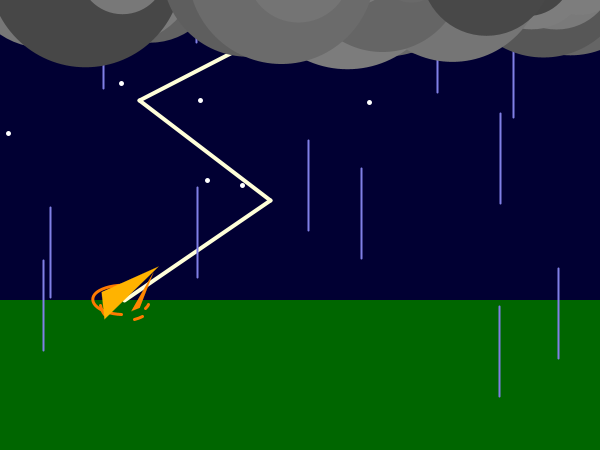
Frame 1 (no input)
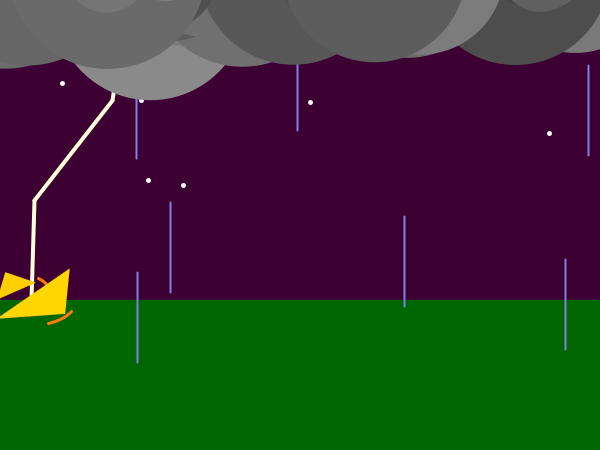
Frame 60 (the mouse pressed at the canvas centre just before this capture)
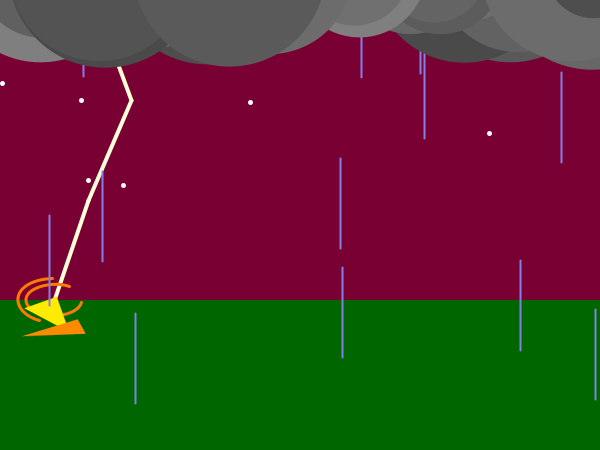
Frame 120 (the mouse held since frame 60 and released just before this capture)

The Processing sketch that drew these frames (run headless with seeded random() and noise(); from frame 60 on, the mouse is pressed at the canvas centre):

// Processing sketch: processing_64032
// ── processing_64032.pde

boolean x = false;

int a = int(random(600));
int b = int(random(600));
int c = int(random(600));
int d = int(random(600));

int e = int(random(-60,60));
int f = int(random(-60,60));
int g = int(random(-60,60));
int h = int(random(-60,60));

int i = int(random(600));
int j = int(random(80,300));
int k = int(random(600));
int l = int(random(80,300));
int m = int(random(600));
int n = int(random(80,300));
int o = int(random(600));
int p = int(random(80,300));
int mstarx = int(random(600));
int mstary = int(random(80,300));
int s = int(random(600));
int t = int(random(80,300));
int u = int(random(600));
int v = int(random(80,300));

int dR = 0;
int dG = 0;
int dB = 51;

int zf = 0;

void setup()  //SETUP
{
  size(600, 450);
  strokeWeight(4);
  frameRate(25);
  stroke(255, 255, 217);
  
}

void draw()  //DRAW
{
  if (a>b)
  {
    e = int(random(-60,20));
    f = int(random(-20,60));
  } else {
    e = int(random(-20,60));
    f = int(random(-60,20));
  }
  if (b>c)
  {
    f = int(random(-60,20));
    g = int(random(-20,60));
  } else {
    f = int(random(-20,60));
    g = int(random(-60,20));
  }
  if (c>d)
  {
    g = int(random(-60,20));
    h = int(random(-20,60));
  } else {
    g = int(random(-20,60));
    h = int(random(-60,20));
  }
  
  
  a = a + e;
  b = b + f;
  c = c + g;
  d = d + h;

  if (a > 400)
  {
    x = true;
  } 
  else {
    x = false;
  }

  if (x)
  {
    a = a - 2 * (a - 400);
  }
  if (!x)
  {
  }

  if (b > 400)
  {
    x = true;
  } 
  else {
    x = false;
  }
  if (x)
  {
    b = b - 2 * (b - 400);
  }
  if (!x)
  {
  }

  if (c > 400)
  {
    x = true;
  } 
  else {
    x = false;
  }
  if (x)
  {
    c = c - 2 * (c - 400);
  }
  if (!x)
  {
  }

  if (d > 400)
  {
    x = true;
  } 
  else {
    x = false;
  }
  if (x)
  {
    d = d - 2 * (d - 400);
  }
  if (!x)
  {
  }

  if (a < 0)
  {
    x=true;
  } 
  else {
    x=false;
  }
  if (x)
  {
    a = -a;
  }

  if (b<0)
  {
    x=true;
  } 
  else {
    x=false;
  }
  if (x)
  {
    b=-b;
  }

  if (c<0)
  {
    x=true;
  } 
  else {
    x=false;
  }
  if (x)
  {
    c=-c;
  }

  if (d<0)
  {
    x=true;
  } 
  else {
    x=false;
  }
  if (x)
  {
    d=-d;
  }
  
  
  if (dR < 179)  //Red increments to a certain level at 1/s and then stops
  {
   dR = dR+1;
  }
  
  if ((dR == 179) && (dG<179))  /*once red reaches a certain level,
  Green begins incrementing at 1/s to reach a certain level and stop*/
  {
    dG = dG+1;
  }
  
  if ((dG>=77) && (dB<=253)) /*Once Green reaches a certain level, Blue begins to
  increment at 2/s to reach 255*/
  {
    dB = dB+2;
  }
  
  background(dR,dG,dB);
  
  
  
  //background(0, 0, 51); //navy background
  strokeWeight(0); //no border for the green ground
  stroke(0, 102, 0); //green border for ground
  fill(0, 102, 0); //fill the rectangle to make green ground
  rect(0, 300, 600, 150); //green ground
  noFill(); //cancels the green filling for future convencience
  
  
  
  stroke(255, 255, 217); //make lightning yellow-white
  strokeWeight(4); //give lightning thickness
  line(a, 0, b, 100); //top part of lightning
  line(b, 100, c, 200); //middle part of lightning
  line(c, 200, d, 300); //lower part of lightning

  strokeWeight(3); //make arcs thick enough
  stroke(255, 122, 0); //make arcs orange
  arc(d, 300, random(40, 70), random(20, 50), random(0, TWO_PI), random(0, TWO_PI));
  //make arcs of random heighth, width,position, and length at strike
  arc(d, 300, random(40, 70), random(20, 50), random(0, TWO_PI), random(0, TWO_PI));
  //do it again
  arc(d, 300, random(40, 70), random(20, 50), random(0, TWO_PI), random(0, TWO_PI));
  //and again
  arc(d, 300, random(40, 70), random(20, 50), random(0, TWO_PI), random(0, TWO_PI));
  //again
  arc(d, 300, random(70, 100), random(20, 70), random(0, TWO_PI), random(0, TWO_PI));
  //again, slightly bigger
  arc(d, 300, random(70, 100), random(20, 70), random(0, TWO_PI), random(0, TWO_PI));
  //again
  
  strokeWeight(0);
  stroke(255,random(128,255),0);
  fill(255,random(128,255),0);
  triangle(d+random(-40,40),300+random(-40,40),d+random(-40,40),300+random(-40,40),d+random(-40,40),300+random(-40,40));
  stroke(255,random(128,255),0);
  fill(255,random(128,255),0);
  triangle(d+random(-40,40),300+random(-40,40),d+random(-40,40),300+random(-40,40),d+random(-40,40),300+random(-40,40));
  
  
  i=i-1; //moves stars to the left each frame
  k=k-1;
  m=m-1;
  o=o-1;
  mstarx=mstarx-1;
  s=s-1;
  u=u-1;

  if (i<0)
  {
    i=i+600;
  }
  if (k<0)
  {
    k+=600;
  }
  if (m<0)
  {
    m+=600;
  }
  if (o<0)
  {
    o+=600;
  }
  if (mstarx<0);
  {
    mstarx+=600;
  }
  if (s<0)
  {
    s+=600;
  }
  if (u<0)
  {
    u+=600;
  }


  strokeWeight(5); //set size of stars
  stroke(255, 255, 255); //make stars white
  point(i,j);
  point(k,l);
  point(m,n);
  point(o,p);
  point(mstarx,mstary);
  point(s,t); //plots all stars
  point(u,v);
  
  int aa = int(random(600));
  int ab = int(random(600));
  int ac = int(random(600));
  int ad = int(random(600));
  int ae = int(random(600));
  int af = int(random(600));
  int ag = int(random(600));
  int ah = int(random(600));
  int ai = int(random(600));
  int aj = int(random(600));
  int ak = int(random(600));
  int al = int(random(600));
  
  int ba = int(random(-90,320));
  int bb = int(random(-90,320));
  int bc = int(random(-90,320));
  int bd = int(random(-90,320));
  int be = int(random(-90,320));
  int bf = int(random(-90,320));
  int bg = int(random(-90,320));
  int bh = int(random(-90,320));
  int bi = int(random(-90,320));
  int bj = int(random(-90,320));
  int bk = int(random(-90,320));
  int bl = int(random(-90,320));
  
  strokeWeight(2); //make rain 2 pixels thick
  stroke(128,128,230); //make rain blue-grey
  line(aa,ba,aa,ba+90);
  line(ab,bb,ab,bb+90);
  line(ac,bc,ac,bc+90);
  line(ad,bd,ad,bd+90);
  line(ae,be,ae,be+90);
  line(af,bf,af,bf+90);
  line(ag,bg,ag,bg+90);
  line(ah,bh,ah,bh+90);
  line(ai,bi,ai,bi+90);
  line(aj,bj,aj,bj+90);
  line(ak,bk,ak,bk+90);
  line(al,bl,al,bl+90);
  
  float zn = random(51,153); //Clouds in grey dots
  strokeWeight(random(40,200));
  stroke(zn,zn,zn);
  point(random(600),random(10));
  
  for (int zg = 0;zg<49;zg=zg+1) //repeat the dots
  {
    zn=random(70,130);
    strokeWeight(random(40,200));
    stroke(zn,zn,zn);
    point(random(600),-30);
  }
  
  //stroke(255,255,255);
  //strokeWeight(4);
  //line(0,100,600,100);
  
  
  if ((dR>=179)&&(dG>=179)&&(dB>=255)) /*Once the sky reaches its daylight
  blue, this resets it to dark navy*/
  {
    if (zf<100)
    {
      zf+=1;
    } else {
    dR=0;
    dG=0;
    dB=51;
    zf=1;
    }
  }


}
